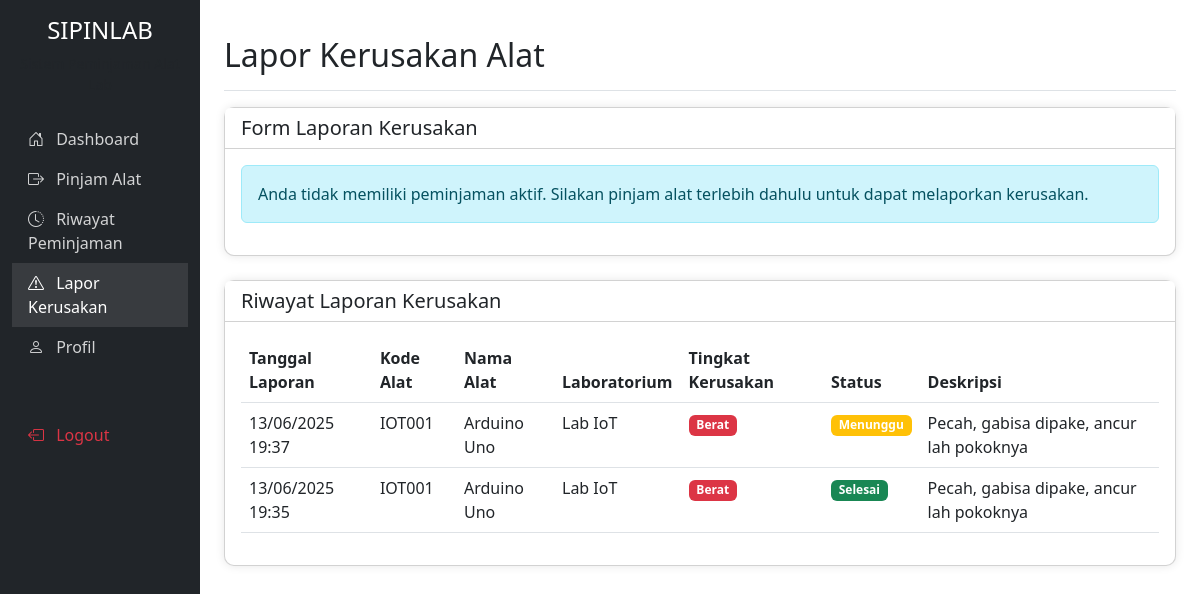
The page /mahasiswa/lapor-kerusakan.php (signed in) on the database its author committed.
### tables this page shows
CREATE TABLE `laporan_kerusakan` (
  `id` int NOT NULL AUTO_INCREMENT,
  `id_alat` int NOT NULL,
  `id_pelapor` int NOT NULL,
  `deskripsi_kerusakan` text NOT NULL,
  `tingkat_kerusakan` enum('ringan','sedang','berat') DEFAULT 'ringan',
  `tanggal_laporan` datetime NOT NULL,
  `status` enum('menunggu','diproses','selesai') DEFAULT 'menunggu',
  `created_at` timestamp NOT NULL DEFAULT CURRENT_TIMESTAMP,
  `updated_at` timestamp NOT NULL DEFAULT CURRENT_TIMESTAMP ON UPDATE CURRENT_TIMESTAMP,
  PRIMARY KEY (`id`),
  KEY `id_pelapor` (`id_pelapor`),
  KEY `fk_laporan_alat` (`id_alat`),
  CONSTRAINT `fk_laporan_alat` FOREIGN KEY (`id_alat`) REFERENCES `alat` (`id`) ON UPDATE CASCADE,
  CONSTRAINT `laporan_kerusakan_ibfk_1` FOREIGN KEY (`id_alat`) REFERENCES `alat` (`id`),
  CONSTRAINT `laporan_kerusakan_ibfk_2` FOREIGN KEY (`id_pelapor`) REFERENCES `pengguna` (`id`)
);

CREATE TABLE `alat` (
  `id` int NOT NULL AUTO_INCREMENT,
  `kode` varchar(50) NOT NULL,
  `nama` varchar(100) NOT NULL,
  `deskripsi` text,
  `jumlah_total` int NOT NULL DEFAULT '1',
  `jumlah_tersedia` int NOT NULL DEFAULT '1',
  `kondisi` enum('baik','rusak_ringan','rusak_berat') DEFAULT 'baik',
  `id_kategori` int DEFAULT NULL,
  `id_laboratorium` int DEFAULT NULL,
  `created_at` timestamp NOT NULL DEFAULT CURRENT_TIMESTAMP,
  `updated_at` timestamp NOT NULL DEFAULT CURRENT_TIMESTAMP ON UPDATE CURRENT_TIMESTAMP,
  PRIMARY KEY (`id`),
  UNIQUE KEY `kode` (`kode`),
  KEY `id_kategori` (`id_kategori`),
  KEY `id_laboratorium` (`id_laboratorium`),
  CONSTRAINT `alat_ibfk_1` FOREIGN KEY (`id_kategori`) REFERENCES `kategori_alat` (`id`),
  CONSTRAINT `alat_ibfk_2` FOREIGN KEY (`id_laboratorium`) REFERENCES `laboratorium` (`id`)
);

CREATE TABLE `laboratorium` (
  `id` int NOT NULL AUTO_INCREMENT,
  `nama` varchar(100) NOT NULL,
  `lokasi` varchar(100) NOT NULL,
  `keterangan` text,
  `created_at` timestamp NOT NULL DEFAULT CURRENT_TIMESTAMP,
  `updated_at` timestamp NOT NULL DEFAULT CURRENT_TIMESTAMP ON UPDATE CURRENT_TIMESTAMP,
  PRIMARY KEY (`id`)
);

### mahasiswa/lapor-kerusakan.php (the view, shortened to what this page needs)
<?php
$database = new Database();
$auth = new Auth($database);
$user = $auth->getUser();
$conn = $database->getConnection();
$query = "SELECT p.id, dp.id_alat, a.nama as nama_alat, a.kode as kode_alat, l.nama as nama_lab
          FROM peminjaman p
          JOIN detail_peminjaman dp ON p.id = dp.id_peminjaman
          JOIN alat a ON dp.id_alat = a.id
          JOIN laboratorium l ON a.id_laboratorium = l.id
          WHERE p.id_peminjam = ? AND p.status = 'dipinjam'
          ORDER BY p.tanggal_pinjam DESC";
$stmt = $conn->prepare($query);
$stmt->execute([$user['id']]);
$peminjaman_aktif = $stmt->fetchAll(PDO::FETCH_ASSOC);
$query = "SELECT lk.*, a.nama as nama_alat, a.kode as kode_alat, l.nama as nama_lab
          FROM laporan_kerusakan lk
          JOIN alat a ON lk.id_alat = a.id
          JOIN laboratorium l ON a.id_laboratorium = l.id
          WHERE lk.id_pelapor = ?
          ORDER BY lk.tanggal_laporan DESC";
$stmt = $conn->prepare($query);
$stmt->execute([$user['id']]);
$laporan_kerusakan = $stmt->fetchAll(PDO::FETCH_ASSOC);
?>
<!DOCTYPE html>
<html lang="id">
<head>
    <link href="https://cdn.jsdelivr.net/npm/bootstrap@5.3.0-alpha1/dist/css/bootstrap.min.css" rel="stylesheet">
    <link rel="stylesheet" href="https://cdn.jsdelivr.net/npm/bootstrap-icons@1.10.0/font/bootstrap-icons.css">
</head>
<body>
    <div class="container-fluid">
        <div class="row">
            <div class="col-md-3 col-lg-2 d-md-block sidebar collapse">
                <div class="position-sticky pt-3">
                    <div class="text-center mb-4">
                        <h4>SIPINLAB</h4>
                        <p class="text-muted small">Sistem Peminjaman Alat Lab</p>
                    </div>
                    <ul class="nav flex-column">
                        <li class="nav-item">
                            <a class="nav-link" href="dashboard.php">
                                <i class="bi bi-house-door me-2"></i> Dashboard
                            </a>
                        </li>
                        <li class="nav-item">
                            <a class="nav-link" href="pinjam.php">
                                <i class="bi bi-box-arrow-right me-2"></i> Pinjam Alat
                            </a>
                        </li>
                        <li class="nav-item">
                            <a class="nav-link" href="riwayat.php">
                                <i class="bi bi-clock-history me-2"></i> Riwayat Peminjaman
                            </a>
                        </li>
                        <li class="nav-item">
                            <a class="nav-link active" href="lapor-kerusakan.php">
                                <i class="bi bi-exclamation-triangle me-2"></i> Lapor Kerusakan
                            </a>
                        </li>
                        <li class="nav-item">
                            <a class="nav-link" href="profil.php">
                                <i class="bi bi-person me-2"></i> Profil
                            </a>
                        </li>
                        <li class="nav-item mt-5">
                            <a class="nav-link text-danger" href="../logout.php">
                                <i class="bi bi-box-arrow-left me-2"></i> Logout
                            </a>
                        </li>
                    </ul>
                </div>
            </div>
            <div class="col-md-9 ms-sm-auto col-lg-10 px-md-4 main-content">
                <div class="d-flex justify-content-between flex-wrap flex-md-nowrap align-items-center pt-3 pb-2 mb-3 border-bottom">
                    <h1 class="h2">Lapor Kerusakan Alat</h1>
                </div>
                <div class="card card-dashboard mb-4">
                    <div class="card-header bg-white">
                        <h5 class="mb-0">Form Laporan Kerusakan</h5>
                    </div>
                    <div class="card-body">
                        <?php if (count($peminjaman_aktif) > 0): ?>
                            <form action="" method="POST">
                                <div class="mb-3">
                                    <label for="id_alat" class="form-label">Pilih Alat yang Dipinjam</label>
                                    <select name="id_alat" id="id_alat" class="form-select" required>
                                        <option value="">-- Pilih Alat --</option>
                                        <?php foreach ($peminjaman_aktif as $pinjam): ?>
                                            <option value="<?php echo $pinjam['id_alat']; ?>">
                                                <?php echo $pinjam['kode_alat'] . ' - ' . $pinjam['nama_alat'] . ' (' . $pinjam['nama_lab'] . ')'; ?>
                                            </option>
                                        <?php endforeach; ?>
                                    </select>
                                </div>
                                <div class="mb-3">
                                    <label for="tingkat_kerusakan" class="form-label">Tingkat Kerusakan</label>
                                    <select name="tingkat_kerusakan" id="tingkat_kerusakan" class="form-select" required>
                                        <option value="">-- Pilih Tingkat Kerusakan --</option>
                                        <option value="ringan">Ringan</option>
                                        <option value="sedang">Sedang</option>
                                        <option value="berat">Berat</option>
                                    </select>
                                </div>
                                <div class="mb-3">
                                    <label for="deskripsi" class="form-label">Deskripsi Kerusakan</label>
                                    <textarea name="deskripsi" id="deskripsi" class="form-control" rows="4" required placeholder="Jelaskan detail kerusakan alat..."></textarea>
                                </div>
                                <button type="submit" class="btn btn-primary">Kirim Laporan</button>
                            </form>
                        <?php else: ?>
                            <div class="alert alert-info">
                                Anda tidak memiliki peminjaman aktif. Silakan pinjam alat terlebih dahulu untuk dapat melaporkan kerusakan.
                            </div>
                        <?php endif; ?>
                    </div>
                </div>
                <div class="card card-dashboard">
                    <div class="card-header bg-white">
                        <h5 class="mb-0">Riwayat Laporan Kerusakan</h5>
                    </div>
                    <div class="card-body">
                        <?php if (count($laporan_kerusakan) > 0): ?>
                            <div class="table-responsive">
                                <table class="table table-hover">
                                    <thead>
                                        <tr>
                                            <th>Tanggal Laporan</th>
                                            <th>Kode Alat</th>
                                            <th>Nama Alat</th>
                                            <th>Laboratorium</th>
                                            <th>Tingkat Kerusakan</th>
                                            <th>Status</th>
                                            <th>Deskripsi</th>
                                        </tr>
                                    </thead>
                                    <tbody>
                                        <?php foreach ($laporan_kerusakan as $laporan): ?>
                                            <tr>
                                                <td><?php echo date('d/m/Y H:i', strtotime($laporan['tanggal_laporan'])); ?></td>
                                                <td><?php echo $laporan['kode_alat']; ?></td>
                                                <td><?php echo $laporan['nama_alat']; ?></td>
                                                <td><?php echo $laporan['nama_lab']; ?></td>
                                                <td>
                                                    <?php if ($laporan['tingkat_kerusakan'] == 'ringan'): ?>
                                                        <span class="badge bg-success">Ringan</span>
                                                    <?php elseif ($laporan['tingkat_kerusakan'] == 'sedang'): ?>
                                                        <span class="badge bg-warning">Sedang</span>
                                                    <?php elseif ($laporan['tingkat_kerusakan'] == 'berat'): ?>
                                                        <span class="badge bg-danger">Berat</span>
                                                    <?php endif; ?>
                                                </td>
                                                <td>
                                                    <?php if ($laporan['status'] == 'menunggu'): ?>
                                                        <span class="badge bg-warning">Menunggu</span>
                                                    <?php elseif ($laporan['status'] == 'diproses'): ?>
                                                        <span class="badge bg-primary">Diproses</span>
                                                    <?php elseif ($laporan['status'] == 'selesai'): ?>
                                                        <span class="badge bg-success">Selesai</span>
                                                    <?php endif; ?>
                                                </td>
                                                <td><?php echo $laporan['deskripsi_kerusakan']; ?></td>
                                            </tr>
                                        <?php endforeach; ?>
                                    </tbody>
                                </table>
                            </div>
                        <?php else: ?>
                            <p class="text-center text-muted">Tidak ada riwayat laporan kerusakan</p>
                        <?php endif; ?>
                    </div>
                </div>
            </div>
        </div>
    </div>
</body>
</html>

### mahasiswa/lapor-kerusakan.php (style rules this page uses)
.sidebar { min-height: 100vh; background-color: #212529; color: #fff; }
.sidebar .nav-link { color: rgba(255, 255, 255, 0.8); }
.sidebar .nav-link.active { color: #fff; background-color: rgba(255, 255, 255, 0.1); }
.main-content { padding: 20px; }
.card-dashboard { margin-bottom: 20px; border-radius: 10px; box-shadow: 0 0 10px rgba(0, 0, 0, 0.1); }

### rows shown on the page
laporan_kerusakan: tanggal_laporan "13/06/2025 19:37", id_alat.kode "IOT001", id_alat.nama "Arduino Uno", laboratorium.nama "Lab IoT", tingkat_kerusakan "Berat", status "Menunggu", deskripsi_kerusakan "Pecah, gabisa dipake, ancur lah pokoknya"
laporan_kerusakan: tanggal_laporan "13/06/2025 19:35", id_alat.kode "IOT001", id_alat.nama "Arduino Uno", laboratorium.nama "Lab IoT", tingkat_kerusakan "Berat", status "Selesai", deskripsi_kerusakan "Pecah, gabisa dipake, ancur lah pokoknya"
